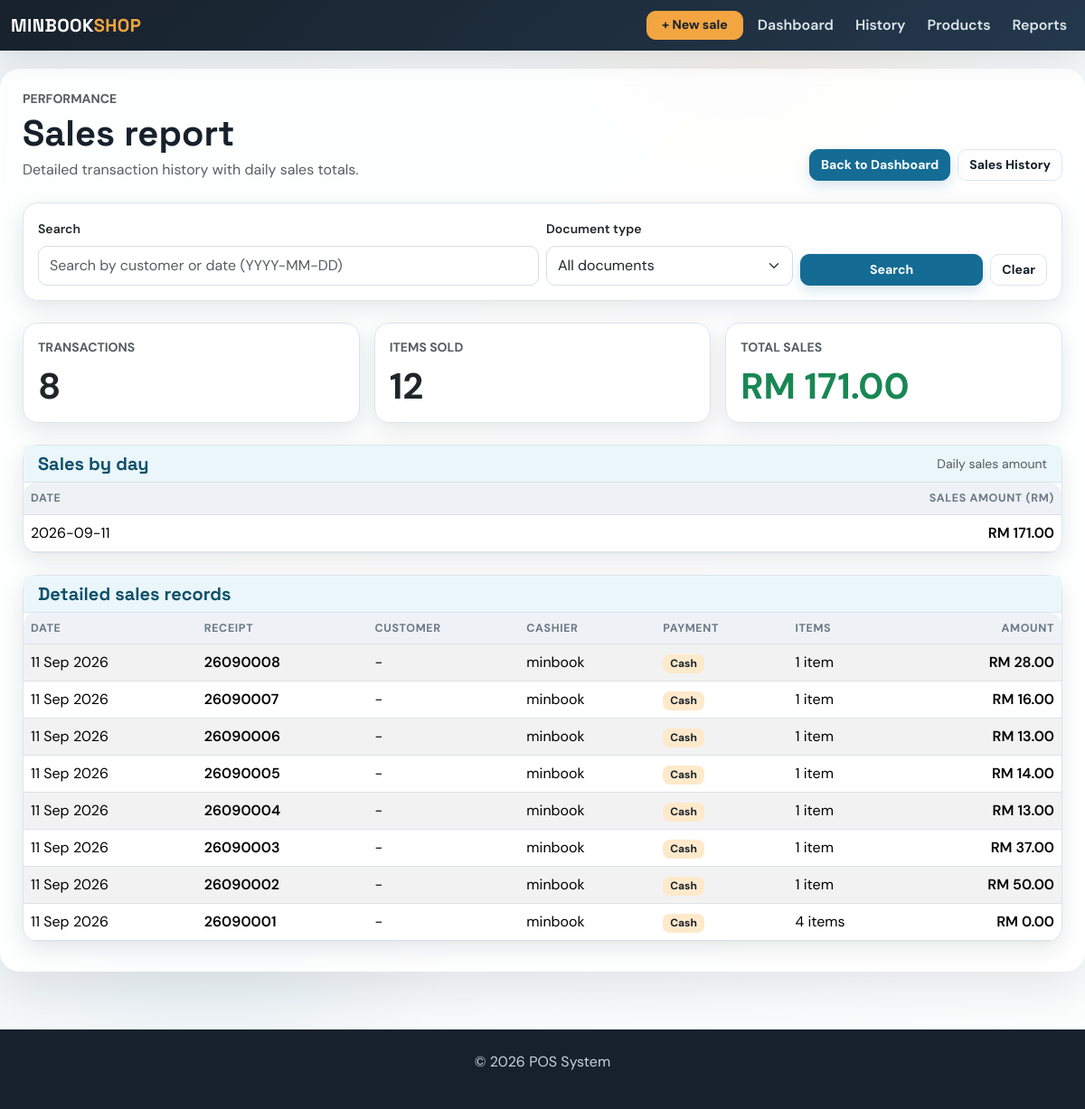
The app's page /sales/records, older data.
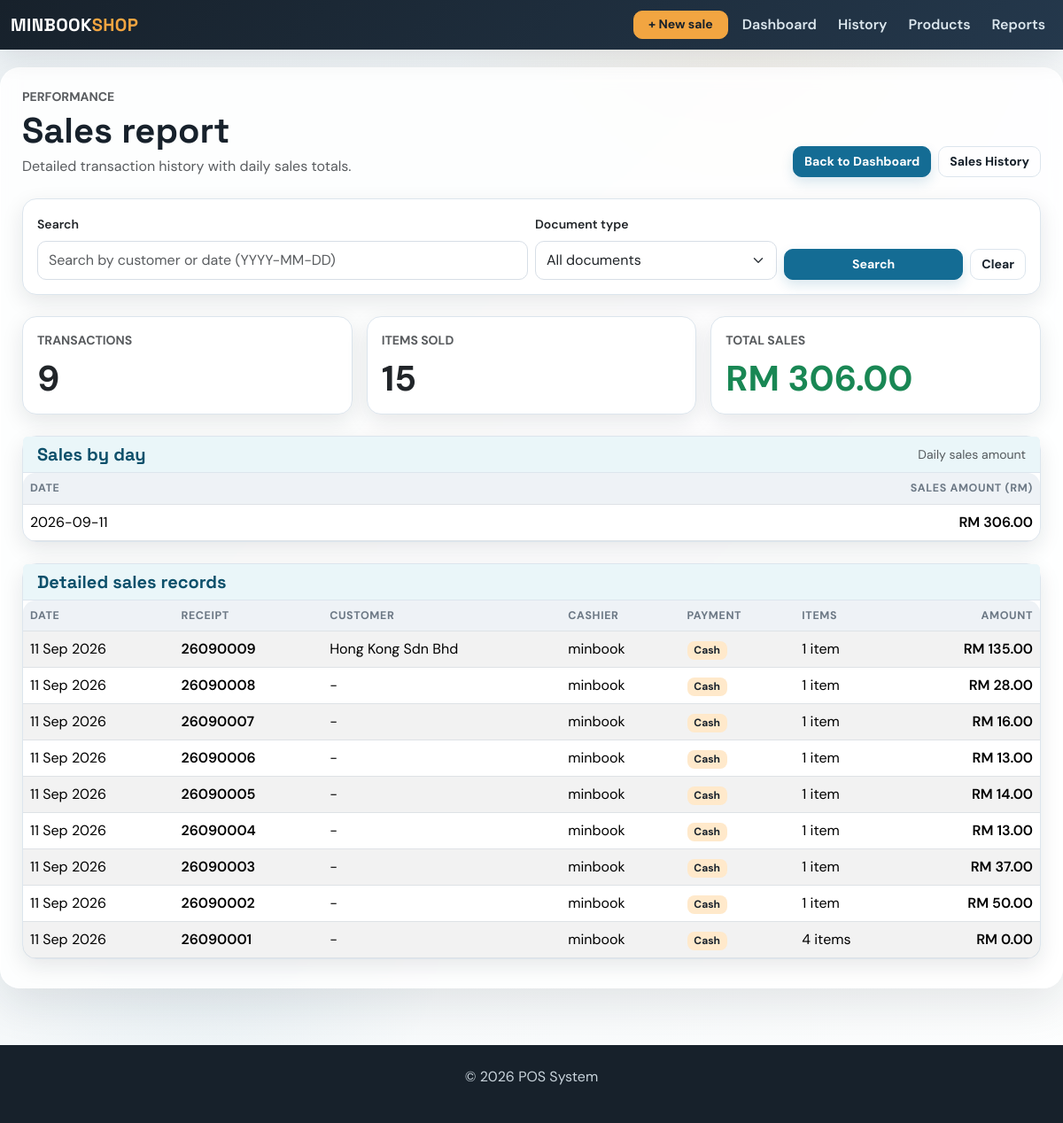
The same page, newer data.
### app/models.py (models this page shows, shortened)
class Sale(db.Model):
    id = db.Column(db.Integer, primary_key=True)
    amount = db.Column(db.Float, nullable=False)
    date = db.Column(db.Date, default=datetime.utcnow)
    user_id = db.Column(db.Integer, db.ForeignKey('user.id'), nullable=False)  # ForeignKey to User
    user = db.relationship('User', backref=db.backref('sales', lazy=True))  # Relationship with User
    product_id = db.Column(db.Integer, db.ForeignKey('product.id'), nullable=True)  # Legacy first product
    product = db.relationship('Product', backref=db.backref('sales', lazy=True))  # Relationship with Product
    quantity = db.Column(db.Integer, nullable=True)  # Legacy total quantity
    payment_method = db.Column(db.String(20), nullable=False, default='Cash')
    customer_name = db.Column(db.String(120), nullable=True)
    document_type = db.Column(db.String(20), nullable=False, default='receipt')
    discount = db.Column(db.Float, nullable=False, default=0.00)
    deposit = db.Column(db.Float, nullable=False, default=0.00)
    items = db.relationship('SaleItem', back_populates='sale', cascade='all, delete-orphan')

class User(db.Model):
    id = db.Column(db.Integer, primary_key=True)
    username = db.Column(db.String(100), unique=True, nullable=False)
    email = db.Column(db.String(120), unique=True, nullable=False)
    password = db.Column(db.String(200), nullable=False)
    role = db.Column(db.String(50), default='cashier')  # can be admin, manager, cashier

### app/routes.py (the view)
@main.route('/sales/records')
def sales_records():
    search_term = (request.args.get('search', '') or '').strip()
    selected_document_type = (request.args.get('document_type', '') or '').lower().strip()
    if selected_document_type not in {'receipt', 'invoice', ''}:
        selected_document_type = ''
    sales_query = Sale.query.order_by(Sale.date.desc(), Sale.id.desc())
    if selected_document_type:
        sales_query = sales_query.filter(Sale.document_type == selected_document_type)
    if search_term:
        try:
            parsed_date = datetime.strptime(search_term, '%Y-%m-%d').date()
            sales_query = sales_query.filter(Sale.date == parsed_date)
        except ValueError:
            sales_query = sales_query.filter(Sale.customer_name.ilike(f'%{search_term}%'))
    sales = sales_query.all()
    total_amount = round(sum(sale.amount for sale in sales), 2)
    total_items = sum(sum(item.quantity for item in sale.items) for sale in sales)
    daily_totals = {}
    for sale in sales:
        daily_key = sale.date.isoformat()
        daily_totals[daily_key] = round(daily_totals.get(daily_key, 0) + sale.amount, 2)
    daily_sales = [
        {'date': day, 'amount': round(amount, 2)}
        for day, amount in sorted(daily_totals.items(), key=lambda item: item[0], reverse=True)
    ]
    return render_template(
        'sales_records.html',
        sales=sales,
        search_term=search_term,
        total_sales=total_amount,
        total_transactions=len(sales),
        total_items=total_items,
        daily_sales=daily_sales,
        selected_document_type=selected_document_type,
    )

### app/routes.py (called while the page is built)
@main.app_context_processor
def inject_now():
    return {'current_year': datetime.now().year}

### app/templates/sales_records.html (shortened to what this page needs)
{% extends 'base.html' %}
{% block content %}
<div class="d-flex flex-wrap justify-content-between align-items-end gap-3 mb-4">
    <div>
        <p class="text-uppercase text-muted small fw-bold mb-1">Performance</p>
        <h1 class="mb-1">Sales report</h1>
        <p class="text-muted mb-0">Detailed transaction history with daily sales totals.</p>
    </div>
    <div class="d-flex gap-2">
        <a href="{{ url_for('main.dashboard') }}" class="btn btn-primary">Back to Dashboard</a>
        <a href="{{ url_for('main.sales') }}" class="btn btn-outline-secondary">Sales History</a>
    </div>
</div>
<div class="card mb-4">
    <div class="card-body">
        <form method="get" action="{{ url_for('main.sales_records') }}" class="row g-2 align-items-end">
            <div class="col-md-6">
                <label class="form-label small fw-semibold">Search</label>
                <input type="text" name="search" class="form-control" placeholder="Search by customer or date (YYYY-MM-DD)" value="{{ search_term }}">
            </div>
            <div class="col-md-3">
                <label class="form-label small fw-semibold">Document type</label>
                <select name="document_type" class="form-select">
                    <option value="">All documents</option>
                </select>
            </div>
            <div class="col-md-3 d-flex gap-2">
                <button class="btn btn-primary flex-grow-1" type="submit">Search</button>
                <a href="{{ url_for('main.sales_records') }}" class="btn btn-outline-secondary">Clear</a>
            </div>
        </form>
    </div>
</div>
<div class="row g-3 mb-4">
    <div class="col-md-4">
        <div class="card h-100">
            <div class="card-body">
                <div class="text-uppercase text-muted small fw-bold">Transactions</div>
                <div class="display-6 fw-bold mt-2">{{ total_transactions }}</div>
            </div>
        </div>
    </div>
    <div class="col-md-4">
        <div class="card h-100">
            <div class="card-body">
                <div class="text-uppercase text-muted small fw-bold">Items Sold</div>
                <div class="display-6 fw-bold mt-2">{{ total_items }}</div>
            </div>
        </div>
    </div>
    <div class="col-md-4">
        <div class="card h-100">
            <div class="card-body">
                <div class="text-uppercase text-muted small fw-bold">Total Sales</div>
                <div class="display-6 fw-bold mt-2 text-success">RM {{ '{:,.2f}'.format(total_sales) }}</div>
            </div>
        </div>
    </div>
</div>
<div class="card mb-4">
    <div class="card-header d-flex justify-content-between align-items-center">
        <h5 class="mb-0">Sales by day</h5>
        <span class="small text-muted">Daily sales amount</span>
    </div>
    <div class="table-responsive">
        <table class="table mb-0">
            <thead>
                <tr>
                    <th>Date</th>
                    <th class="text-end">Sales Amount (RM)</th>
                </tr>
            </thead>
            <tbody>
                {% for day in daily_sales %}
                <tr>
                    <td>{{ day.date }}</td>
                    <td class="text-end fw-semibold">RM {{ '{:,.2f}'.format(day.amount) }}</td>
                </tr>
                {% else %}
                <tr>
                    <td colspan="2" class="text-center text-muted py-4">No daily sales found.</td>
                </tr>
                {% endfor %}
            </tbody>
        </table>
    </div>
</div>
<div class="card">
    <div class="card-header">
        <h5 class="mb-0">Detailed sales records</h5>
    </div>
    <div class="table-responsive">
        <table class="table table-striped mb-0 align-middle">
            <thead>
                <tr>
                    <th>Date</th>
                    <th>{{ 'Invoice' if selected_document_type == 'invoice' else 'Receipt' }}</th>
                    <th>Customer</th>
                    <th>Cashier</th>
                    <th>Payment</th>
                    <th>Items</th>
                    <th class="text-end">Amount</th>
                </tr>
            </thead>
            <tbody>
                {% for sale in sales %}
                <tr>
                    <td>{{ sale.date.strftime('%d %b %Y') }}</td>
                    <td class="fw-semibold">{% if sale.document_type == 'invoice' %}{{ sale.date.strftime('%y%m') }}{{ '%04d'|format(sale.id) }}{% else %}{{ sale.date.strftime('%y%m') }}{{ '%04d'|format(sale.id) }}{% endif %}</td>
                    <td>{{ sale.customer_name or '-' }}</td>
                    <td>{{ sale.user.username if sale.user else '-' }}</td>
                    <td><span class="badge text-bg-light">{{ sale.payment_method }}</span></td>
                    <td>{{ sale.items|length }} item{{ 's' if sale.items|length != 1 else '' }}</td>
                    <td class="text-end fw-semibold">RM {{ '{:,.2f}'.format(sale.amount) }}</td>
                </tr>
                {% else %}
                <tr>
                    <td colspan="7" class="text-center text-muted py-4">No records found.</td>
                </tr>
                {% endfor %}
            </tbody>
        </table>
    </div>
</div>
{% endblock %}

### app/templates/base.html (shortened to what this page needs)
<!DOCTYPE html>
<html lang="en">
<head>
    <link href="https://cdn.jsdelivr.net/npm/bootstrap@5.3.3/dist/css/bootstrap.min.css" rel="stylesheet">
</head>
<body>
<nav class="navbar navbar-expand-lg navbar-dark bg-dark fixed-top">
    <div class="container-fluid">
        <a class="navbar-brand" href="{{ url_for('main.dashboard') }}">MINBOOK<span class="text-warning">SHOP</span></a>
        <div class="collapse navbar-collapse" id="navbarNavDropdown">
            <ul class="navbar-nav ms-auto align-items-lg-center gap-lg-2">
                <li class="nav-item"><a class="btn btn-warning btn-sm px-3" href="{{ url_for('main.add_sale') }}">+ New sale</a></li>
                <li class="nav-item"><a class="nav-link" href="{{ url_for('main.dashboard') }}">Dashboard</a></li>
                <li class="nav-item">
                    <a class="nav-link" href="{{ url_for('main.sales') }}">History</a>
                </li>
                <li class="nav-item">
                    <a class="nav-link" href="{{ url_for('main.products') }}">Products</a>
                </li>
                <li class="nav-item"><a class="nav-link" href="{{ url_for('main.revenue') }}">Reports</a></li>
            </ul>
        </div>
    </div>
</nav>
<div class="container page-shell">
    {% block content %}
    {% endblock %}
</div>
<footer class="text-center">
    <div class="container">
        <p>&copy; {{ current_year if current_year else "2025" }} POS System </p>
    </div>
</footer>
</body>
</html>

### app/templates/base.html (style rules this page uses)
:root { --ink: #17212b; --muted: #6c7885; --paper: #eef3f6; --line: #dce5ed; --brand: #146c94; --brand-dark: #0d506b; --brand-soft: #eaf6f9; --accent: #f2a541; --accent-soft: #ffe9cb; --success: #2d936c; --success-soft: #dff8ee; --danger: #b84b45; --shadow: rgba(23,33,43,.10); --table-head: #eef2f6; }
* { box-sizing: border-box; }
body { padding-top: 76px; background: radial-gradient(circle at 70% 0%, rgba(242,165,65,.08), transparent 22%), radial-gradient(circle at 20% 80%, rgba(20,108,148,.08), transparent 20%), linear-gradient(135deg, var(--paper), #fdfefe); color: var(--ink); font-family: 'DM Sans', sans-serif; }
h1, h2, h3, h4, h5, .navbar-brand { font-family: 'Space Grotesk', sans-serif; font-weight: 700; }
.navbar { background: linear-gradient(135deg, #17212b, #24384c) !important; box-shadow: 0 8px 30px var(--shadow); }
.navbar-brand { letter-spacing: .02em; color: #fff !important; }
.navbar-brand .text-warning { color: var(--accent) !important; }
.nav-link { color: #dce7ee !important; font-weight: 600; }
.page-shell { max-width: 1240px; background: rgba(255,255,255,.84); border: 1px solid rgba(255,255,255,.8); border-radius: 22px; padding: 22px 24px 32px; box-shadow: 0 18px 50px var(--shadow); backdrop-filter: blur(10px); }
.card { border: 1px solid var(--line); border-radius: 16px; box-shadow: 0 8px 24px var(--shadow); background-color: #fff; }
.card-header { background: var(--brand-soft); border-bottom: 1px solid var(--line); color: var(--brand-dark); }
.card-header h5 { color: var(--brand-dark); font-family: 'Space Grotesk', sans-serif; font-weight: 700; }
.btn { border-radius: 10px; font-weight: 700; font-size: .88rem; transition: all .2s ease; }
.btn-primary { background: var(--brand); border-color: var(--brand); box-shadow: 0 6px 14px rgba(20,108,148,.16); }
.btn-warning { background: var(--accent); border-color: var(--accent); color: #17212b; }
.btn-outline-secondary { border-color: var(--line); color: var(--ink); }
.form-control, .form-select { border-color: #d7dee6; min-height: 44px; border-radius: 10px; }
.table { --bs-table-bg: transparent; vertical-align: middle; }
.table thead th { color: var(--muted); background: var(--table-head); font-size: .78rem; letter-spacing: .05em; text-transform: uppercase; border-bottom-width: 1px; }
.table tbody tr { transition: background-color .2s ease, transform .2s ease; }
.table-responsive { border-radius: 14px; }
footer { background: #17212b; color: #c9d4dc; padding: 24px 0; margin-top: 64px; }
.badge { border-radius: 8px; font-weight: 700; }
.text-bg-light { background: var(--accent-soft) !important; color: var(--ink) !important; }

Row changes from the older to the newer data that the page shows:
added Sale: date "11 Sep 2026", date "2609", id "0009", customer_name "Hong Kong Sdn Bhd", user "minbook", payment_method "Cash", items|length "1", amount "135.00"
Text that changed along with them:
{{ total_transactions }}: "8" → "9"
{{ total_items }}: "12" → "15"
{{ '{:,.2f}'.format(total_sales) }}: "171.00" → "306.00"
new list line: "2026-09-11 RM 306.00"
list line gone: "2026-09-11 RM 171.00"
